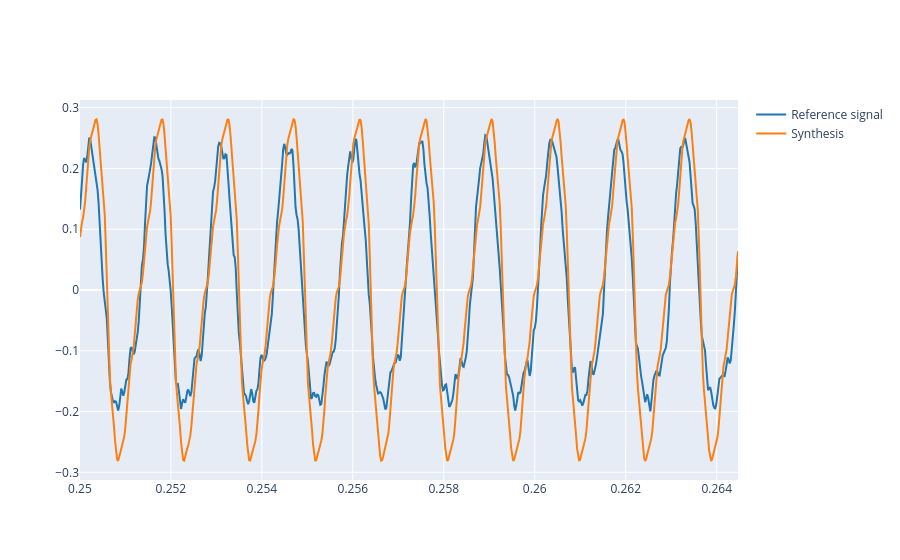

The cell this chart's notebook holds for it:
### Markdown cell above
2.1. Use the `synthetize` function to generate a synthesis with the weights ($A_k$) found in 1.3 and the fundamental frequency and phases found in previous labs. Plot both the reference and the synthetize signal. Listen to the synthetize signal.

### Code cell
t = np.arange(0, len(ref)/fs, 1.0/fs) 
f0 = 690
T = 1 / f0
phi = 49*np.pi/72 #previous lab
y_synt = synthesize(f0, phi, weights, t)

# Correct amplitude
A = 0.25155567 
y_synt *= A

plot_signals([ref, y_synt], fs, t_start=0.25, t_end = 0.25 + 10*T,  name=['Reference signal', 'Synthesis'])
ipd.Audio(y_synt, rate=fs)

### Figure 1 — Plotly figure (JSON) as saved in the notebook; plotly's stock layout.template omitted (floating-point values rounded to 4 significant figures; data arrays with more than 128 entries replaced by an {"elided": "..."} marker saying what was removed)
{"data": [{"line": {"color": "#1f77b4", "shape": "linear"}, "mode": "lines", "name": "Reference signal", "type": "scatter", "x": {"elided": "639 float values"}, "y": {"elided": "639 float values"}}, {"line": {"color": "#ff7f0e", "shape": "linear"}, "mode": "lines", "name": "Synthesis", "type": "scatter", "x": {"elided": "639 float values"}, "y": {"elided": "639 float values"}}], "layout": {}}
